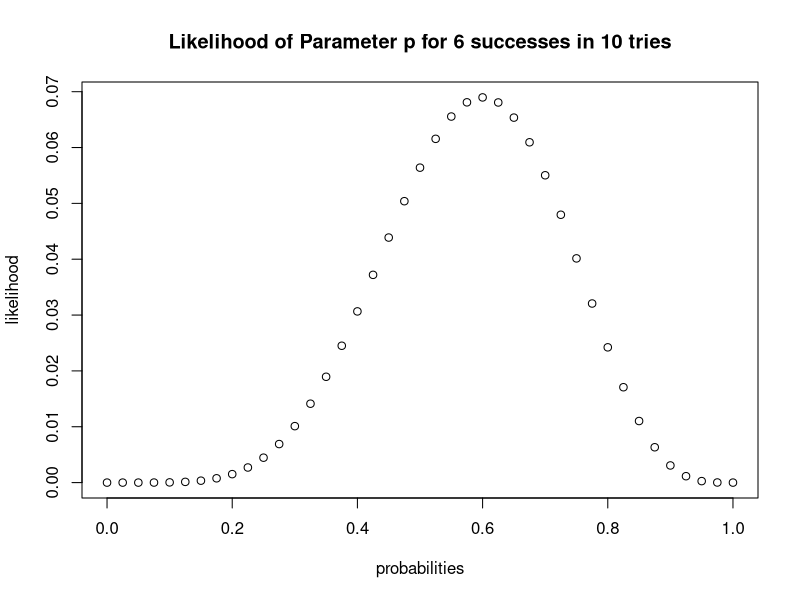
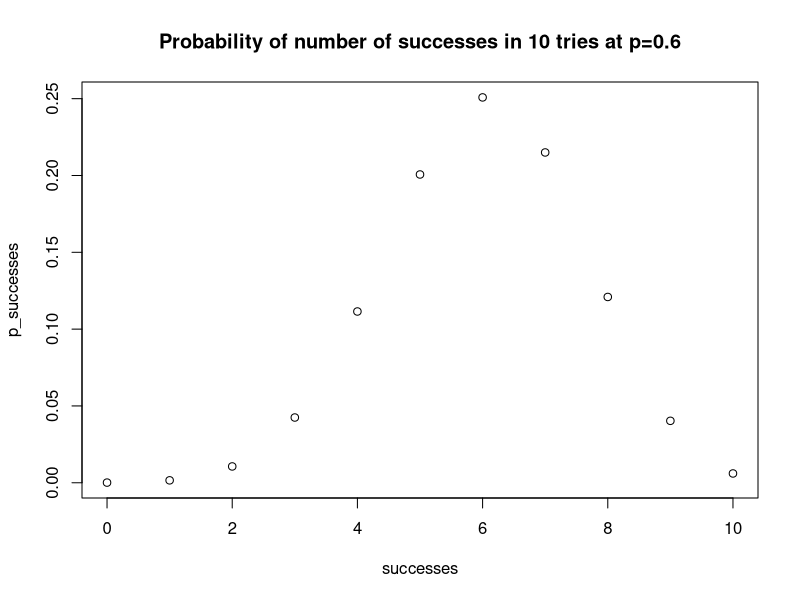

Write the R code that produced these figures, in order.
## ---- chunk 1
probabilities <- seq(0.0, 1.0, 0.025)
likelihood <- dbinom(6,10, probabilities) 
likelihood <- likelihood / sum(likelihood)
plot(probabilities, likelihood, main = "Likelihood of Parameter p for 6 successes in 10 tries")
## ---- chunk 2
successes <- seq(0, 10)
p_successes <- dbinom(successes,10, 0.6) 
p_successes <- p_successes / sum(p_successes)
plot(successes, p_successes, main = "Probability of number of successes in 10 tries at p=0.6")
